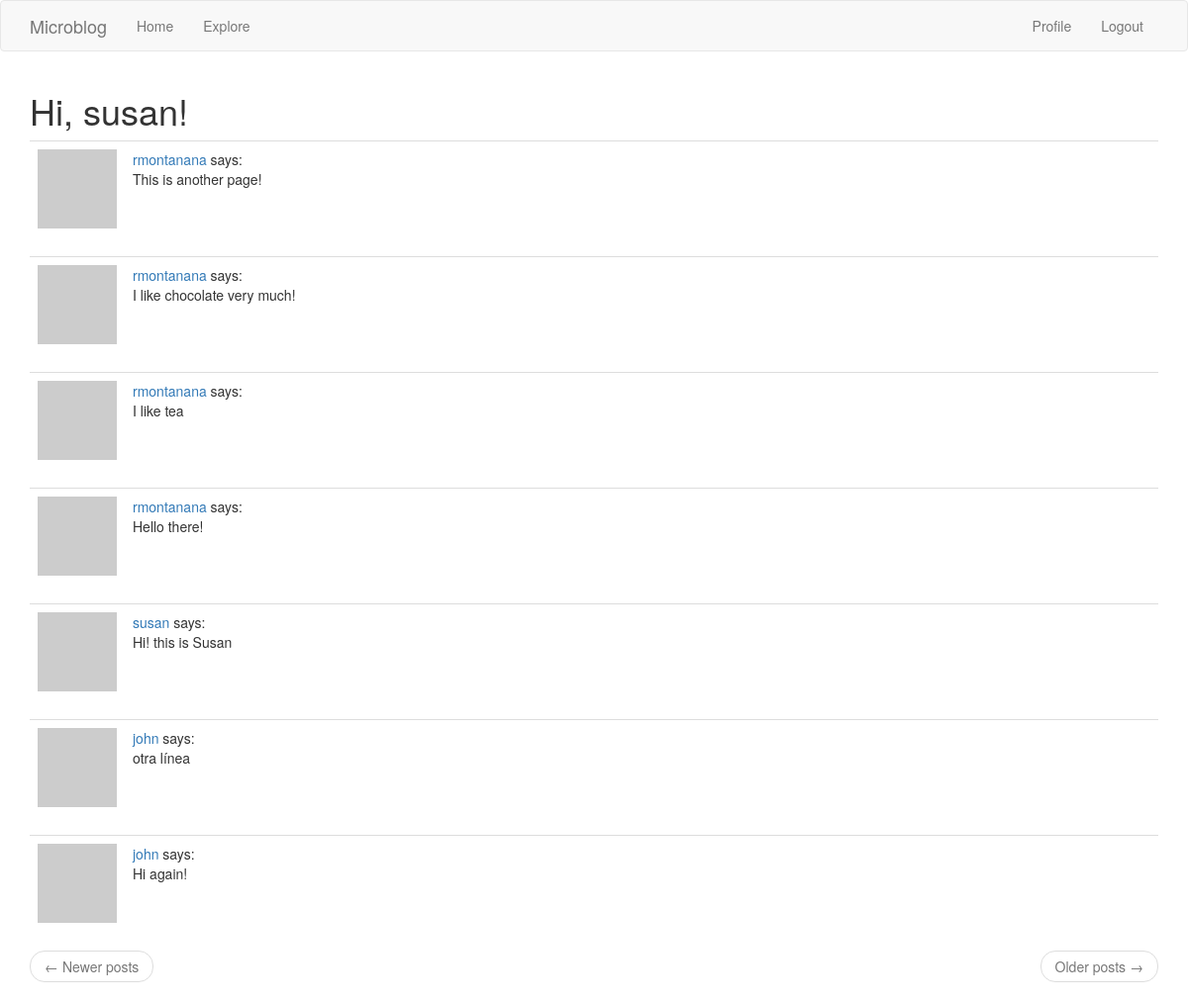
Page /explore (signed in) on the committed database.
### app/models.py (models this page shows, shortened)
class User(UserMixin, db.Model):
    id = db.Column(db.Integer, primary_key=True)
    username = db.Column(db.String(64), index=True, unique=True)
    email = db.Column(db.String(120), index=True, unique=True)
    password_hash = db.Column(db.String(128))
    posts = db.relationship("Post", backref="author", lazy="dynamic")
    about_me = db.Column(db.String(140))
    last_seen = db.Column(db.DateTime, default=datetime.utcnow)
    followed = db.relationship(
        "User",
        secondary=followers,
        primaryjoin=(followers.c.follower_id == id),
        secondaryjoin=(followers.c.followed_id == id),
        backref=db.backref("followers", lazy="dynamic"),
        lazy="dynamic",
    )
    def avatar(self, size):
        digest = md5(self.email.lower().encode("utf-8")).hexdigest()
        return "https://www.gravatar.com/avatar/{}?d=identicon&s={}".format(
            digest, size
        )

class Post(db.Model):
    id = db.Column(db.Integer, primary_key=True)
    body = db.Column(db.String(140))
    timestamp = db.Column(db.DateTime, index=True, default=datetime.utcnow)
    user_id = db.Column(db.Integer, db.ForeignKey("user.id"))

### app/routes.py (the view)
@app.route("/explore")
@login_required
def explore():
    page = request.args.get("page", 1, type=int)
    posts = Post.query.order_by(Post.timestamp.desc()).paginate(
        page=page, per_page=app.config["POSTS_PER_PAGE"], error_out=False
    )
    next_url = (
        url_for("explore", page=posts.next_num) if posts.has_next else None
    )
    prev_url = (
        url_for("explore", page=posts.prev_num) if posts.has_prev else None
    )
    return render_template(
        "index.html",
        title="Explore",
        posts=posts.items,
        next_url=next_url,
        prev_url=prev_url,
    )

### app/models.py (called while the page is built)
@login.user_loader
def load_user(id):
    return User.query.get(int(id))

### app/routes.py (called while the page is built)
@app.before_request
def before_request():
    if current_user.is_authenticated:
        current_user.last_seen = datetime.utcnow()
        db.session.commit()

### app/templates/index.html (shortened to what this page needs)
{% extends "base.html" %}
{% import 'bootstrap/wtf.html' as wtf %}
{% block app_content %}
    <h1>Hi, {{ current_user.username }}!</h1>
    {% for post in posts %}
        {% include '_post.html' %}
    {% endfor %}
    <nav aria-label="...">
        <ul class="pager">
            <li class="previous{% if not prev_url %} disabled{% endif %}">
                <a href="{{ prev_url or '#' }}">
                    <span aria-hidden="true">&larr;</span> Newer posts
                </a>
            </li>
            <li class="next{% if not next_url %} disabled{% endif %}">
                <a href="{{ next_url or '#' }}">
                    Older posts <span aria-hidden="true">&rarr;</span>
                </a>
            </li>
        </ul>
    </nav>
{% endblock %}

### app/templates/_post.html
<table class="table table-hover">
  <tr>
      <td width="70px">
          <a href="{{ url_for('user', username=post.author.username) }}">
              <img src="{{ post.author.avatar(70) }}" />
          </a>
      </td>
      <td>
          <a href="{{ url_for('user', username=post.author.username) }}">
              {{ post.author.username }}
          </a>
          says:
          <br>
          {{ post.body }}
      </td>
  </tr>
</table>

### rows in the picture
User: username "susan"
Post: author.username "rmontanana", body "This is another page!"
Post: author.username "rmontanana", body "I like chocolate very much!"
Post: author.username "rmontanana", body "I like tea"
Post: author.username "rmontanana", body "Hello there!"
Post: author.username "susan", body "Hi! this is Susan"
Post: author.username "john", body "otra línea"
Post: author.username "john", body "Hi again!"
